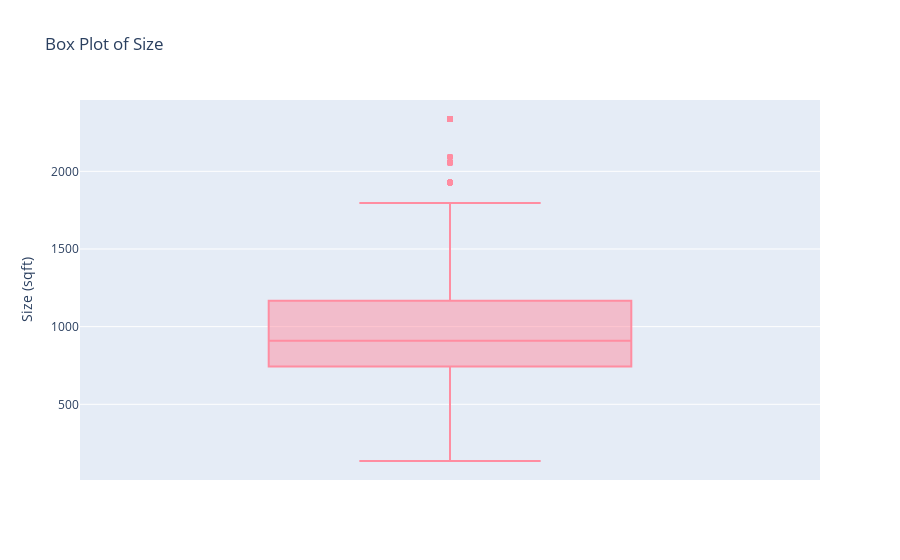

Here is the notebook cell this chart was saved with:
### Markdown cell above
**Analysis:** The histogram shows most apartments are between 500–1000 sqft, making this the typical size range. Larger units above 1000 sqft are less common, especially beyond 1500 sqft. Overall, the data skews toward medium-sized apartments, indicating a market preference for more compact living spaces.

### Code cell
# Box plot for Size(sqf)'s outliers:
fig = px.box(df, y='Size(sqf)', title="Box Plot of Size")
fig.update_layout(
    yaxis_title="Size (sqft)"
)

fig.update_traces(marker_color='#FF8DA1')
fig.show()

### Figure 1 — Plotly figure (JSON) as saved in the notebook; plotly's stock layout.template omitted (floating-point values rounded to 4 significant figures; data arrays with more than 128 entries replaced by an {"elided": "..."} marker saying what was removed)
{"data": [{"alignmentgroup": "True", "hovertemplate": "Size(sqf)=%{y}<extra></extra>", "legendgroup": "", "marker": {"color": "#FF8DA1"}, "name": "", "notched": false, "offsetgroup": "", "orientation": "v", "showlegend": false, "type": "box", "x0": " ", "xaxis": "x", "y": {"elided": "2701 int values"}, "y0": " ", "yaxis": "y"}], "layout": {"boxmode": "group", "legend": {"tracegroupgap": 0}, "title": {"text": "Box Plot of Size"}, "xaxis": {"anchor": "y", "domain": [0, 1]}, "yaxis": {"anchor": "x", "domain": [0, 1], "title": {"text": "Size (sqft)"}}}}
